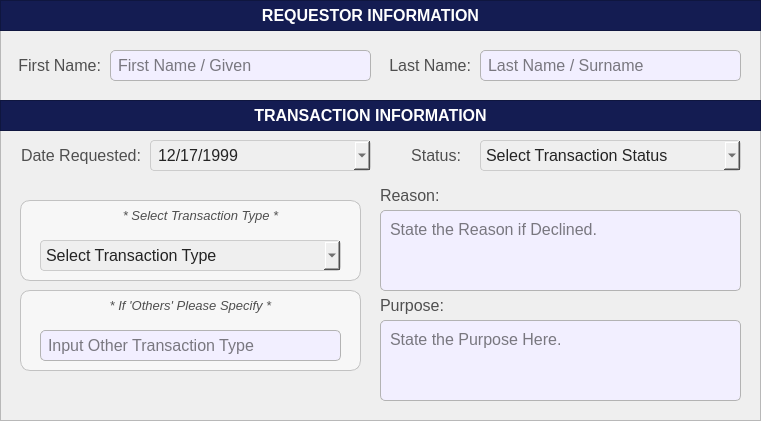
  <widget class="QFrame" name="basePopUpBodyFrame">
   <property name="geometry">
    <rect>
     <x>10</x>
     <y>50</y>
     <width>761</width>
     <height>421</height>
    </rect>
   </property>
   <property name="styleSheet">
    <string notr="true">#basePopUpBodyFrame {
	background-color: rgb(247, 247, 247);
	border: 1px solid rgb(194, 194, 194);
	border-radius: 10px;
}</string>
   </property>
   <property name="frameShape">
    <enum>QFrame::Shape::StyledPanel</enum>
   </property>
   <property name="frameShadow">
    <enum>QFrame::Shadow::Raised</enum>
   </property>
   <widget class="QFrame" name="basePopUpTitleFrame_3">
    <property name="geometry">
     <rect>
      <x>0</x>
      <y>100</y>
      <width>761</width>
      <height>31</height>
     </rect>
    </property>
    <property name="styleSheet">
     <string notr="true">#basePopUpTitleFrame_3 {
	background-color: #141c52;
}</string>
    </property>
    <property name="frameShape">
     <enum>QFrame::Shape::StyledPanel</enum>
    </property>
    <property name="frameShadow">
     <enum>QFrame::Shadow::Raised</enum>
    </property>
    <widget class="QLabel" name="label_title_3">
     <property name="geometry">
      <rect>
       <x>0</x>
       <y>0</y>
       <width>741</width>
       <height>31</height>
      </rect>
     </property>
     <property name="font">
      <font>
       <family>Arial</family>
       <pointsize>12</pointsize>
       <bold>true</bold>
      </font>
     </property>
     <property name="styleSheet">
      <string notr="true">#label_title_3{
	background-color:transparent;
	color: rgb(255, 255, 255);
}</string>
     </property>
     <property name="text">
      <string>TRANSACTION INFORMATION</string>
     </property>
     <property name="alignment">
      <set>Qt::AlignmentFlag::AlignCenter</set>
     </property>
    </widget>
   </widget>
   <widget class="QLineEdit" name="register_BusinessOwnerFirstName">
    <property name="geometry">
     <rect>
      <x>110</x>
      <y>50</y>
      <width>261</width>
      <height>31</height>
     </rect>
    </property>
    <property name="font">
     <font>
      <family>Arial</family>
      <pointsize>12</pointsize>
     </font>
    </property>
    <property name="styleSheet">
     <string notr="true">#register_BusinessOwnerFirstName{
	border: 1px solid #b3b3b3;  /* Black border */
    border-radius: 5px;        /* Rounded corners */
    padding: 5px;               /* Inner spacing */
    background-color: #f2efff;  /* Gray background */
    color: #000000; 
}

</string>
    </property>
    <property name="text">
     <string/>
    </property>
    <property name="maxLength">
     <number>50</number>
    </property>
    <property name="placeholderText">
     <string>First Name / Given</string>
    </property>
   </widget>
   <widget class="QLabel" name="register_labelBusinessStatus">
    <property name="geometry">
     <rect>
      <x>390</x>
      <y>140</y>
      <width>71</width>
      <height>31</height>
     </rect>
    </property>
    <property name="font">
     <font>
      <family>Arial</family>
      <pointsize>12</pointsize>
     </font>
    </property>
    <property name="styleSheet">
     <string notr="true">#register_labelBusinessStatus{
	background-color:transparent;
	color:#4f4f4f;
}</string>
    </property>
    <property name="text">
     <string>Status:</string>
    </property>
    <property name="alignment">
     <set>Qt::AlignmentFlag::AlignRight|Qt::AlignmentFlag::AlignTrailing|Qt::AlignmentFlag::AlignVCenter</set>
    </property>
   </widget>
   <widget class="QLabel" name="register_labelPurpose">
    <property name="geometry">
     <rect>
      <x>380</x>
      <y>290</y>
      <width>71</width>
      <height>31</height>
     </rect>
    </property>
    <property name="font">
     <font>
      <family>Arial</family>
      <pointsize>12</pointsize>
     </font>
    </property>
    <property name="styleSheet">
     <string notr="true">#register_labelPurpose{
	background-color:transparent;
	color:#4f4f4f;
}</string>
    </property>
    <property name="text">
     <string>Purpose:</string>
    </property>
    <property name="alignment">
     <set>Qt::AlignmentFlag::AlignLeading|Qt::AlignmentFlag::AlignLeft|Qt::AlignmentFlag::AlignVCenter</set>
    </property>
   </widget>
   <widget class="QComboBox" name="register_comboBox_TransactionStatus">
    <property name="geometry">
     <rect>
      <x>480</x>
      <y>140</y>
      <width>261</width>
      <height>31</height>
     </rect>
    </property>
    <property name="font">
     <font>
      <family>Arial</family>
      <pointsize>12</pointsize>
     </font>
    </property>
    <property name="styleSheet">
     <string notr="true">#register_comboBox_TransactionStatus{
	background-color: rgb(239, 239, 239); /* Correct property name */
    color: #242424; /* Set text color to black for better contrast */
    border: 1px solid #ccc; /* Optional: Add a light border */
    padding: 5px; /* Optional: Add some padding */
    border-radius: 4px; /* Optional: Rounded corners */
}</string>
    </property>
    <property name="placeholderText">
     <string>Select Transaction Status</string>
    </property>
    <property name="duplicatesEnabled">
     <bool>false</bool>
    </property>
    <item>
     <property name="text">
      <string>Pending</string>
     </property>
    </item>
    <item>
     <property name="text">
      <string>Approved</string>
     </property>
    </item>
    <item>
     <property name="text">
      <string>Declined</string>
     </property>
    </item>
   </widget>
   <widget class="QLabel" name="register_labelBusinessOwnerName">
    <property name="geometry">
     <rect>
      <x>10</x>
      <y>50</y>
      <width>91</width>
      <height>31</height>
     </rect>
    </property>
    <property name="font">
     <font>
      <family>Arial</family>
      <pointsize>12</pointsize>
     </font>
    </property>
    <property name="styleSheet">
     <string notr="true">#register_labelBusinessOwnerName{
	background-color:transparent;
	color:#4f4f4f;
}</string>
    </property>
    <property name="text">
     <string>First Name:</string>
    </property>
    <property name="alignment">
     <set>Qt::AlignmentFlag::AlignRight|Qt::AlignmentFlag::AlignTrailing|Qt::AlignmentFlag::AlignVCenter</set>
    </property>
   </widget>
   <widget class="QLineEdit" name="register_BusinessOwnerLastName">
    <property name="geometry">
     <rect>
      <x>480</x>
      <y>50</y>
      <width>261</width>
      <height>31</height>
     </rect>
    </property>
    <property name="font">
     <font>
      <family>Arial</family>
      <pointsize>12</pointsize>
     </font>
    </property>
    <property name="styleSheet">
     <string notr="true">#register_BusinessOwnerLastName{
	border: 1px solid #b3b3b3;  /* Black border */
    border-radius: 5px;        /* Rounded corners */
    padding: 5px;               /* Inner spacing */
    background-color: #f2efff;  /* Gray background */
    color: #000000; 
}

</string>
    </property>
    <property name="text">
     <string/>
    </property>
    <property name="maxLength">
     <number>50</number>
    </property>
    <property name="placeholderText">
     <string>Last Name / Surname</string>
    </property>
   </widget>
   <widget class="QLabel" name="register_labelBusinessOwnerName_2">
    <property name="geometry">
     <rect>
      <x>380</x>
      <y>50</y>
      <width>91</width>
      <height>31</height>
     </rect>
    </property>
    <property name="font">
     <font>
      <family>Arial</family>
      <pointsize>12</pointsize>
     </font>
    </property>
    <property name="styleSheet">
     <string notr="true">#register_labelBusinessOwnerName_2{
	background-color:transparent;
	color:#4f4f4f;
}</string>
    </property>
    <property name="text">
     <string>Last Name:</string>
    </property>
    <property name="alignment">
     <set>Qt::AlignmentFlag::AlignRight|Qt::AlignmentFlag::AlignTrailing|Qt::AlignmentFlag::AlignVCenter</set>
    </property>
   </widget>
   <widget class="QFrame" name="basePopUpTitleFrame_4">
    <property name="geometry">
     <rect>
      <x>0</x>
      <y>0</y>
      <width>761</width>
      <height>31</height>
     </rect>
    </property>
    <property name="styleSheet">
     <string notr="true">#basePopUpTitleFrame_4 {
	background-color: #141c52;
}</string>
    </property>
    <property name="frameShape">
     <enum>QFrame::Shape::StyledPanel</enum>
    </property>
    <property name="frameShadow">
     <enum>QFrame::Shadow::Raised</enum>
    </property>
    <widget class="QLabel" name="label_title_4">
     <property name="geometry">
      <rect>
       <x>0</x>
       <y>0</y>
       <width>741</width>
       <height>31</height>
      </rect>
     </property>
     <property name="font">
      <font>
       <family>Arial</family>
       <pointsize>12</pointsize>
       <bold>true</bold>
      </font>
     </property>
     <property name="styleSheet">
      <string notr="true">#label_title_4{
	background-color:transparent;
	color: rgb(255, 255, 255);
}</string>
     </property>
     <property name="text">
      <string>REQUESTOR INFORMATION</string>
     </property>
     <property name="alignment">
      <set>Qt::AlignmentFlag::AlignCenter</set>
     </property>
    </widget>
   </widget>
   <widget class="QPlainTextEdit" name="register_Purpose">
    <property name="geometry">
     <rect>
      <x>380</x>
      <y>320</y>
      <width>361</width>
      <height>81</height>
     </rect>
    </property>
    <property name="font">
     <font>
      <family>Arial</family>
      <pointsize>12</pointsize>
     </font>
    </property>
    <property name="styleSheet">
     <string notr="true">#register_Purpose{
	border: 1px solid #b3b3b3;  /* Black border */
    border-radius: 5px;        /* Rounded corners */
    padding: 5px;               /* Inner spacing */
    background-color: #f2efff;  /* Gray background */
    color: #000000; 
}

</string>
    </property>
    <property name="placeholderText">
     <string>State the Purpose Here.</string>
    </property>
   </widget>
   <widget class="QDateEdit" name="register_transaction_date_daterequested">
    <property name="geometry">
     <rect>
      <x>150</x>
      <y>140</y>
      <width>221</width>
      <height>31</height>
     </rect>
    </property>
    <property name="font">
     <font>
      <family>Arial</family>
      <pointsize>12</pointsize>
     </font>
    </property>
    <property name="styleSheet">
     <string notr="true">#register_transaction_date_daterequested{
	background-color: rgb(239, 239, 239); /* Correct property name */
    color: #242424; /* Set text color to black for better contrast */
    border: 1px solid #ccc; /* Optional: Add a light border */
    padding: 5px; /* Optional: Add some padding */
    border-radius: 4px; /* Optional: Rounded corners */
}</string>
    </property>
    <property name="dateTime">
     <datetime>
      <hour>0</hour>
      <minute>0</minute>
      <second>0</second>
      <year>1999</year>
      <month>12</month>
      <day>17</day>
     </datetime>
    </property>
    <property name="displayFormat">
     <string>MM/dd/yyyy</string>
    </property>
    <property name="calendarPopup">
     <bool>true</bool>
    </property>
    <property name="currentSectionIndex">
     <number>0</number>
    </property>
    <property name="timeSpec">
     <enum>Qt::TimeSpec::UTC</enum>
    </property>
   </widget>
   <widget class="QLabel" name="register_labelDateRequested">
    <property name="geometry">
     <rect>
      <x>10</x>
      <y>140</y>
      <width>131</width>
      <height>31</height>
     </rect>
    </property>
    <property name="font">
     <font>
      <family>Arial</family>
      <pointsize>12</pointsize>
     </font>
    </property>
    <property name="styleSheet">
     <string notr="true">#register_labelDateRequested{
	background-color:transparent;
	color:#4f4f4f;
}</string>
    </property>
    <property name="text">
     <string>Date Requested:</string>
    </property>
    <property name="alignment">
     <set>Qt::AlignmentFlag::AlignRight|Qt::AlignmentFlag::AlignTrailing|Qt::AlignmentFlag::AlignVCenter</set>
    </property>
   </widget>
   <widget class="QFrame" name="basePopUpBodyFrame_5">
    <property name="geometry">
     <rect>
      <x>20</x>
      <y>290</y>
      <width>341</width>
      <height>81</height>
     </rect>
    </property>
    <property name="styleSheet">
     <string notr="true">#basePopUpBodyFrame_5 {
	background-color: rgb(247, 247, 247);
	border: 1px solid rgb(194, 194, 194);
	border-radius: 10px;
}</string>
    </property>
    <property name="frameShape">
     <enum>QFrame::Shape::StyledPanel</enum>
    </property>
    <property name="frameShadow">
     <enum>QFrame::Shadow::Raised</enum>
    </property>
    <widget class="QLabel" name="labelNote_4">
     <property name="geometry">
      <rect>
       <x>0</x>
       <y>0</y>
       <width>341</width>
       <height>31</height>
      </rect>
     </property>
     <property name="font">
      <font>
       <family>Arial</family>
       <pointsize>10</pointsize>
       <italic>true</italic>
       <bold>false</bold>
      </font>
     </property>
     <property name="styleSheet">
      <string notr="true">#labelNote_4 {
	background-color: transparent;
	color: #4f4f4f;
}
</string>
     </property>
     <property name="text">
      <string>* If 'Others' Please Specify *</string>
     </property>
     <property name="alignment">
      <set>Qt::AlignmentFlag::AlignCenter</set>
     </property>
    </widget>
    <widget class="QLineEdit" name="register_citizen_HouseholdRelationshipOther">
     <property name="geometry">
      <rect>
       <x>20</x>
       <y>40</y>
       <width>301</width>
       <height>31</height>
      </rect>
     </property>
     <property name="font">
      <font>
       <family>Arial</family>
       <pointsize>12</pointsize>
      </font>
     </property>
     <property name="styleSheet">
      <string notr="true">#register_citizen_HouseholdRelationshipOther{
	border: 1px solid #b3b3b3;  /* Black border */
    border-radius: 5px;        /* Rounded corners */
    padding: 5px;               /* Inner spacing */
    background-color: #f2efff;  /* Gray background */
    color: #000000; 
}

</string>
     </property>
     <property name="text">
      <string/>
     </property>
     <property name="maxLength">
      <number>30</number>
     </property>
     <property name="placeholderText">
      <string>Input Other Transaction Type</string>
     </property>
    </widget>
   </widget>
   <widget class="QFrame" name="basePopUpBodyFrame_6">
    <property name="geometry">
     <rect>
      <x>20</x>
      <y>200</y>
      <width>341</width>
      <height>81</height>
     </rect>
    </property>
    <property name="styleSheet">
     <string notr="true">#basePopUpBodyFrame_6 {
	background-color: rgb(247, 247, 247);
	border: 1px solid rgb(194, 194, 194);
	border-radius: 10px;
}</string>
    </property>
    <property name="frameShape">
     <enum>QFrame::Shape::StyledPanel</enum>
    </property>
    <property name="frameShadow">
     <enum>QFrame::Shadow::Raised</enum>
    </property>
    <widget class="QLabel" name="labelNote_5">
     <property name="geometry">
      <rect>
       <x>0</x>
       <y>0</y>
       <width>361</width>
       <height>31</height>
      </rect>
     </property>
     <property name="font">
      <font>
       <family>Arial</family>
       <pointsize>10</pointsize>
       <italic>true</italic>
       <bold>false</bold>
      </font>
     </property>
     <property name="styleSheet">
      <string notr="true">#labelNote_5 {
	background-color: transparent;
	color: #4f4f4f;
}
</string>
     </property>
     <property name="text">
      <string>* Select Transaction Type *</string>
     </property>
     <property name="alignment">
      <set>Qt::AlignmentFlag::AlignCenter</set>
     </property>
    </widget>
    <widget class="QComboBox" name="register_comboBox_TransactionType">
     <property name="geometry">
      <rect>
       <x>20</x>
       <y>40</y>
       <width>301</width>
       <height>31</height>
      </rect>
     </property>
     <property name="font">
      <font>
       <family>Arial</family>
       <pointsize>12</pointsize>
      </font>
     </property>
     <property name="styleSheet">
      <string notr="true">#register_comboBox_TransactionType{
	background-color: rgb(239, 239, 239); /* Correct property name */
    color: #242424; /* Set text color to black for better contrast */
    border: 1px solid #ccc; /* Optional: Add a light border */
    padding: 5px; /* Optional: Add some padding */
    border-radius: 4px; /* Optional: Rounded corners */
}</string>
     </property>
     <property name="placeholderText">
      <string>Select Transaction Type</string>
     </property>
     <property name="duplicatesEnabled">
      <bool>false</bool>
     </property>
     <item>
      <property name="text">
       <string>Assistance for Government Programs</string>
      </property>
     </item>
     <item>
      <property name="text">
       <string>Barangay ID</string>
      </property>
     </item>
     <item>
      <property name="text">
       <string>Barangay Business Clearance</string>
      </property>
     </item>
     <item>
      <property name="text">
       <string>Barangay Clearance</string>
      </property>
     </item>
     <item>
      <property name="text">
       <string>Barangay Permit for Events</string>
      </property>
     </item>
     <item>
      <property name="text">
       <string>Barangay Protection Order (BPO)</string>
      </property>
     </item>
     <item>
      <property name="text">
       <string>Certificate of Death Notification</string>
      </property>
     </item>
     <item>
      <property name="text">
       <string>Certificate of Indigency</string>
      </property>
     </item>
     <item>
      <property name="text">
       <string>Certificate for Marriage Requirements</string>
      </property>
     </item>
     <item>
      <property name="text">
       <string>Certificate of Residency</string>
      </property>
     </item>
     <item>
      <property name="text">
       <string>Certificate of Transfer</string>
      </property>
     </item>
     <item>
      <property name="text">
       <string>Community Tax Certificate (Cedula)</string>
      </property>
     </item>
     <item>
      <property name="text">
       <string>Endorsement Letter / Refferal Letter</string>
      </property>
     </item>
     <item>
      <property name="text">
       <string>Health Certificate</string>
      </property>
     </item>
     <item>
      <property name="text">
       <string>Others</string>
      </property>
     </item>
    </widget>
   </widget>
   <widget class="QLabel" name="register_labelReason">
    <property name="geometry">
     <rect>
      <x>380</x>
      <y>180</y>
      <width>71</width>
      <height>31</height>
     </rect>
    </property>
    <property name="font">
     <font>
      <family>Arial</family>
      <pointsize>12</pointsize>
     </font>
    </property>
    <property name="styleSheet">
     <string notr="true">#register_labelReason{
	background-color:transparent;
	color:#4f4f4f;
}</string>
    </property>
    <property name="text">
     <string>Reason:</string>
    </property>
    <property name="alignment">
     <set>Qt::AlignmentFlag::AlignLeading|Qt::AlignmentFlag::AlignLeft|Qt::AlignmentFlag::AlignVCenter</set>
    </property>
   </widget>
   <widget class="QPlainTextEdit" name="register_Reason">
    <property name="geometry">
     <rect>
      <x>380</x>
      <y>210</y>
      <width>361</width>
      <height>81</height>
     </rect>
    </property>
    <property name="font">
     <font>
      <family>Arial</family>
      <pointsize>12</pointsize>
     </font>
    </property>
    <property name="styleSheet">
     <string notr="true">#register_Reason{
	border: 1px solid #b3b3b3;  /* Black border */
    border-radius: 5px;        /* Rounded corners */
    padding: 5px;               /* Inner spacing */
    background-color: #f2efff;  /* Gray background */
    color: #000000; 
}

</string>
    </property>
    <property name="placeholderText">
     <string>State the Reason if Declined.</string>
    </property>
   </widget>
  </widget>
